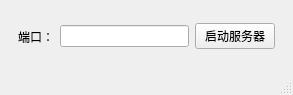
<?xml version="1.0" encoding="UTF-8"?>
<ui version="4.0">
 <class>MainWindow</class>
 <widget class="QMainWindow" name="MainWindow">
  <property name="geometry">
   <rect>
    <x>0</x>
    <y>0</y>
    <width>293</width>
    <height>95</height>
   </rect>
  </property>
  <property name="windowTitle">
   <string>MainWindow</string>
  </property>
  <widget class="QWidget" name="centralwidget">
   <layout class="QHBoxLayout" name="horizontalLayout_2">
    <item>
     <widget class="QWidget" name="widget" native="true">
      <layout class="QHBoxLayout" name="horizontalLayout">
       <item>
        <widget class="QLabel" name="label">
         <property name="text">
          <string>端口：</string>
         </property>
        </widget>
       </item>
       <item>
        <widget class="QLineEdit" name="port"/>
       </item>
       <item>
        <widget class="QPushButton" name="set_listen">
         <property name="text">
          <string>启动服务器</string>
         </property>
        </widget>
       </item>
      </layout>
     </widget>
    </item>
   </layout>
  </widget>
  <widget class="QMenuBar" name="menubar">
   <property name="geometry">
    <rect>
     <x>0</x>
     <y>0</y>
     <width>293</width>
     <height>21</height>
    </rect>
   </property>
  </widget>
  <widget class="QStatusBar" name="statusbar"/>
 </widget>
 <resources/>
 <connections/>
</ui>
